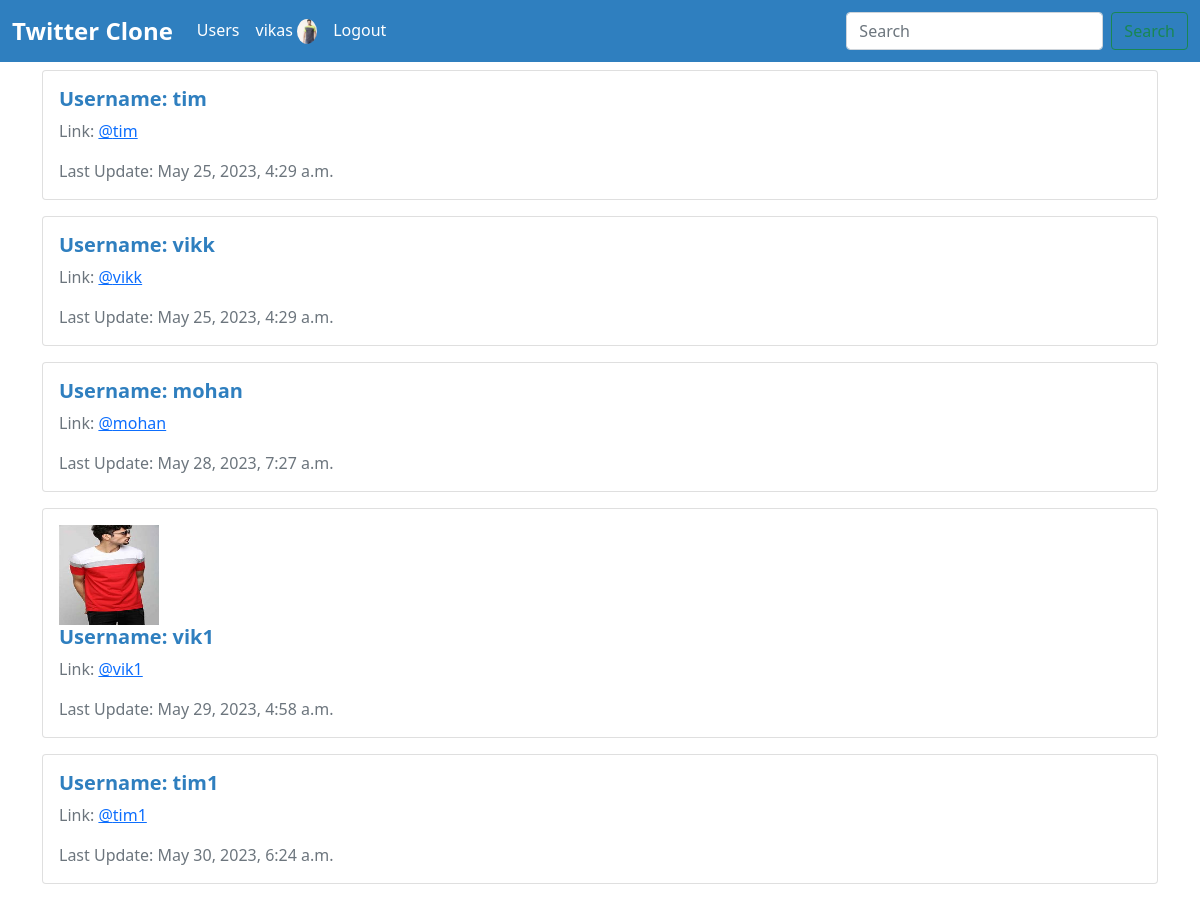
Before: /user-profile/ (signed in) with the older database file.
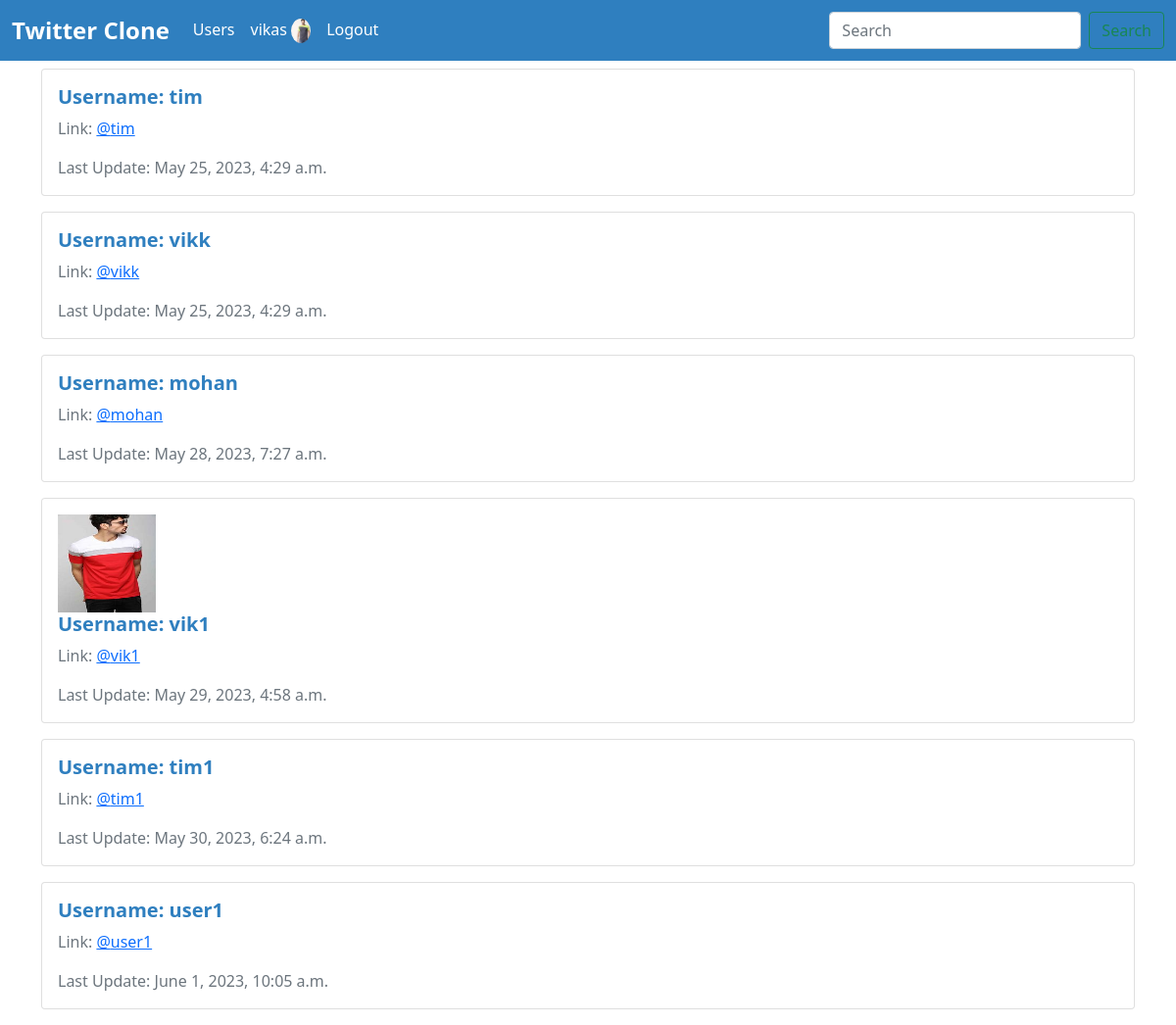
After: the same page with the newer database file.
### app/models.py (models this page shows, shortened)
class Profile(models.Model):
    user = models.OneToOneField(User, on_delete=models.CASCADE)
    follows = models.ManyToManyField("self", related_name='followed_by', symmetrical=False, blank=True)
    profile_pic = models.ImageField(null=True, blank=True, upload_to='images/')
    bio = models.TextField(null=True, blank=True)
    social_link = models.CharField(max_length=200, null=True, blank=True)
    updated_date = models.DateTimeField(User, auto_now=True)

### app/views.py (the view)
# urls.py: path('user-profile/', views.user_profile, name='profile_list'),
def user_profile(request):
    if request.user.is_authenticated:
        profiles = Profile.objects.exclude(user=request.user)
        context = {
            'profiles':profiles
        }
        return render(request, 'app/profile_list.html', context)
    else:
        messages.warning(request, "You must be logged in")
        return redirect('home')

### app/templates/app/profile_list.html (shortened to what this page needs)
{% extends 'app/base.html' %}
{% block content %}
    <div class="container mt-2">
        {% if profiles %}
            {% for profile in profiles %}
                <div class="card mb-3">
                    <div class="card-body">
                        {% if profile.profile_pic %}
                        <img src="{{ profile.profile_pic.url }}" width="100px" height="100px" alt="">
                        {% endif %}
                        <h5 class="card-title" style="color: #2f7fbf; font-weight: bold;">Username: {{ profile.user.username }}</h5>
                        <p class="card-text" style="color: #6c757d;">Link: <a href="{% url 'profile' profile.user.id %}">@{{ profile.user.username|lower }}</a></p>
                        <p class="card-text" style="color: #6c757d;">Last Update: {{ profile.updated_date }}</p>
                    </div>
                </div>
            {% endfor %}
        {% endif %}
    </div>
{% endblock content %}

Changed rows visible on the page:
added Profile: user.username "user1", updated_date "June 1, 2023, 10:05 a.m."
